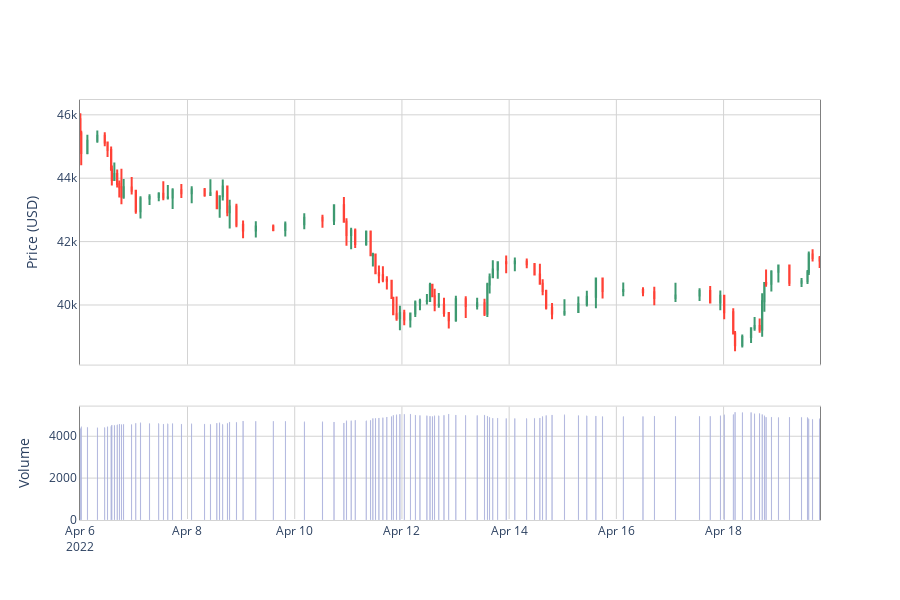

Source (notebook cell):
### Code cell
plot_candlestick_with_volume(btc_val_subset, 'btc_val_100M')
